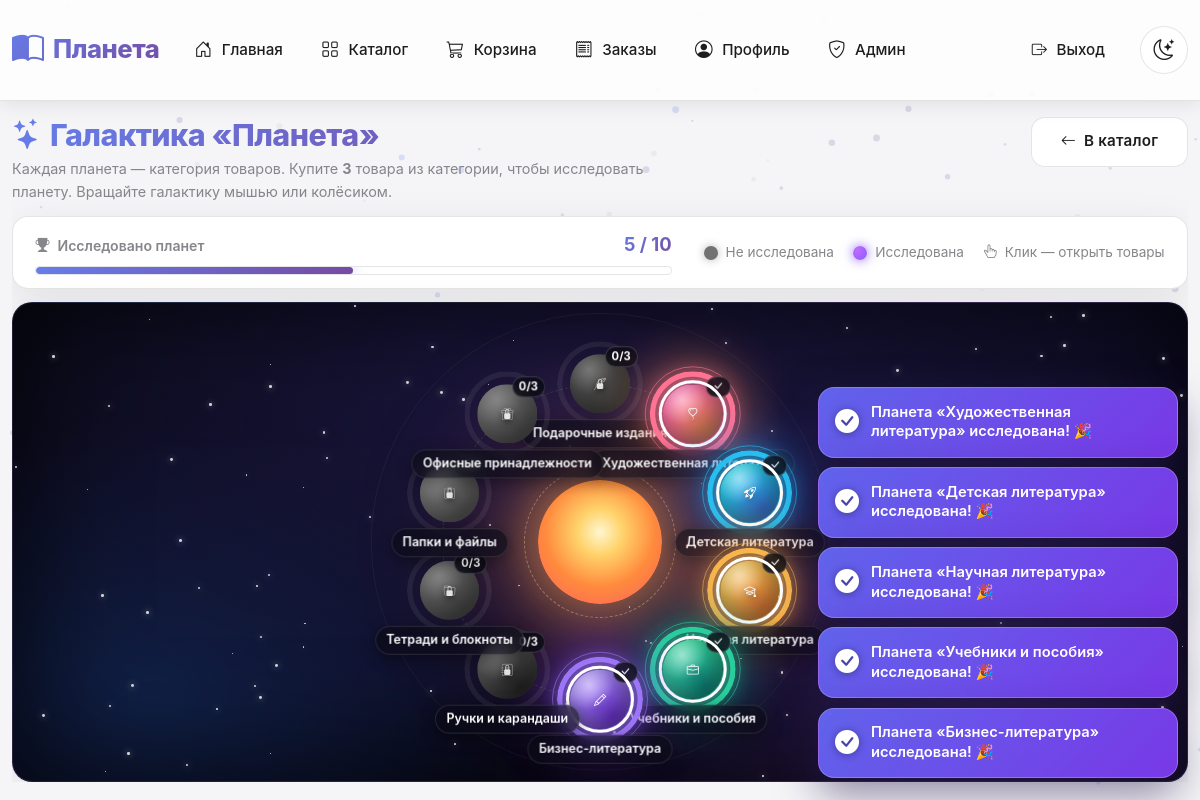
The page /map (signed in) on the database its author committed.
### models.py (models this page shows, shortened)
class Category(db.Model):
    __tablename__ = 'categories'
    id = db.Column(db.Integer, primary_key=True)
    name = db.Column(db.String(100), nullable=False)
    parent_category_id = db.Column(db.Integer, db.ForeignKey('categories.id'), nullable=True)
    parent = db.relationship('Category', remote_side=[id], backref='children')
    products = db.relationship('Product', backref='category', lazy=True)

### app.py (the view)
@app.route('/map')
@login_required
def planet_map():
    all_categories = Category.query.order_by(Category.id).all()
    parent_ids = {c.parent_category_id for c in all_categories if c.parent_category_id}
    leaf_categories = [c for c in all_categories if c.id not in parent_ids]
    rows = db.session.query(
        Product.category_id,
        func.sum(OrderItem.quantity)
    ).join(OrderItem, OrderItem.product_id == Product.id)\
     .join(Order, OrderItem.order_id == Order.id)\
     .filter(Order.user_id == current_user.id, Order.status != 'cancelled')\
     .group_by(Product.category_id).all()
    bought = {cid: int(q or 0) for cid, q in rows}
    planets = []
    explored_ids = set()
    for cat in leaf_categories:
        products = Product.query.filter_by(category_id=cat.id).order_by(Product.name).all()
        if not products:
            continue  # пустые категории планетами не показываем
        count = bought.get(cat.id, 0)
        explored = count >= PLANET_UNLOCK_THRESHOLD
        if explored:
            explored_ids.add(cat.id)
        planets.append({
            'id': cat.id,
            'name': cat.name,
            'products': products,
            'count': count,
            'progress': min(count, PLANET_UNLOCK_THRESHOLD),
            'explored': explored,
        })
    prev = set(session.get('explored_planets', []))
    newly_ids = explored_ids - prev
    session['explored_planets'] = list(explored_ids)
    newly = [p['name'] for p in planets if p['id'] in newly_ids]
    return render_template('planets.html', planets=planets,
                           threshold=PLANET_UNLOCK_THRESHOLD, newly=newly)

### app.py (called while the page is built)
@login_manager.user_loader
def load_user(user_id):
    return User.query.get(int(user_id))

### models.py (called while the page is built)
    def is_admin(self):
        return self.role == 'admin'

    @property
    def image_src(self):
        if not self.image_url:
            return None
        if self.image_url.startswith(('http://', 'https://')):
            return self.image_url
        return f'/static/uploads/products/{self.image_url}'

### templates/planets.html (shortened to what this page needs)
{% extends "base.html" %}
{% block content %}
{% set palettes = [
    ['#8b5cff','#c06bff'], ['#ff6aa9','#ff8e53'], ['#22d3ee','#3b82f6'], ['#f6c453','#ff8a3d'], ['#34e0a1','#11998e'],
    ['#a78bfa','#7c3aed'], ['#fb7185','#e11d48'], ['#38bdf8','#0ea5e9'], ['#fbbf24','#f59e0b'], ['#2dd4bf','#14b8a6']
] %}
{% set icons = ['bi-feather','bi-balloon-heart','bi-rocket-takeoff','bi-mortarboard','bi-briefcase','bi-pencil','bi-journal-text','bi-folder','bi-clipboard-check','bi-gift'] %}
{% set explored_count = planets | selectattr('explored') | list | length %}
{% set total = planets | length %}
<div class="planet-page">
    <div class="galaxy-topbar">
        <div>
            <h1 class="gradient-text"><i class="bi bi-stars me-2"></i>Галактика «Планета»</h1>
            <p class="galaxy-sub">
                Каждая планета — категория товаров. Купите <strong>{{ threshold }}</strong> товара из категории,
                чтобы исследовать планету. Вращайте галактику мышью или колёсиком.
            </p>
        </div>
        <a href="{{ url_for('catalog') }}" class="btn btn-secondary galaxy-back">
            <i class="bi bi-arrow-left me-2"></i>В каталог
        </a>
    </div>
    <div class="galaxy-stats">
        <div class="galaxy-stats__progress">
            <div class="gs-head">
                <span><i class="bi bi-trophy-fill me-2"></i>Исследовано планет</span>
                <strong>{{ explored_count }} / {{ total }}</strong>
            </div>
            <div class="gs-bar">
                <div class="gs-bar__fill" style="width: {{ ((explored_count / total * 100)|round) if total else 0 }}%;"></div>
            </div>
        </div>
        <div class="galaxy-legend">
            <span><span class="legend-dot locked"></span> Не исследована</span>
            <span><span class="legend-dot explored"></span> Исследована</span>
            <span><i class="bi bi-hand-index-thumb"></i> Клик — открыть товары</span>
        </div>
    </div>
    <div class="galaxy-viewport" id="galaxyViewport">
        <div class="stars"></div>
        <div class="orbit-ring outer"></div>
        <div class="orbit-ring planet-orbit"></div>
        <div class="galaxy-core" aria-hidden="true"></div>
        <div class="orbit-wheel" id="orbitWheel" style="--wheel: 0deg;">
            {% for p in planets %}
            {% set i = loop.index0 %}
            {% set pal = palettes[i % palettes|length] %}
            <div class="planet-slot" style="--angle: {{ (i * 360 / total)|round(3) }}deg;">
                <button type="button"
                        class="planet {{ 'is-explored' if p.explored else 'is-locked' }} {{ 'just-unlocked' if p.name in newly }}"
                        style="--c1: {{ pal[0] }}; --c2: {{ pal[1] }}; --p: {{ '%.3f'|format(p.progress / threshold) }};"
                        data-target="modal-{{ p.id }}"
                        aria-label="Планета {{ p.name }}, исследовано {{ p.progress }} из {{ threshold }}">
                    <span class="planet__inner">
                        <span class="planet__sphere">
                            {% if p.name in newly %}<span class="unlock-wave"></span>{% endif %}
                            <span class="planet__ring"></span>
                            <span class="planet__body"><i class="bi {{ icons[i % icons|length] }}"></i></span>
                            {% if not p.explored %}<span class="planet__lock"><i class="bi bi-lock-fill"></i></span>{% endif %}
                            <span class="planet__badge">
                                {% if p.explored %}<i class="bi bi-check-lg"></i>{% else %}{{ p.progress }}/{{ threshold }}{% endif %}
                            </span>
                        </span>
                    </span>
                    <span class="planet__label">{{ p.name }}</span>
                </button>
            </div>
            {% endfor %}
        </div>
    </div>
</div>
<div class="toast-stack"></div>
{% endblock %}

### templates/base.html (style rules this page uses)
:root { --primary-gradient: linear-gradient(135deg, #667eea 0%, #764ba2 100%); --secondary-gradient: linear-gradient(135deg, #f093fb 0%, #f5576c 100%); --success-gradient: linear-gradient(135deg, #4facfe 0%, #00f2fe 100%); --card-shadow: 0 10px 40px rgba(0, 0, 0, 0.08); --card-shadow-hover: 0 20px 60px rgba(0, 0, 0, 0.15); --border-radius: 20px; --transition: all 0.3s cubic-bezier(0.4, 0, 0.2, 1); }
[data-theme="light"] { --bg-primary: #f5f5f7; --bg-secondary: #ffffff; --bg-card: #ffffff; --bg-glass: rgba(255, 255, 255, 0.7); --text-primary: #1d1d1f; --text-secondary: #86868b; --border-color: rgba(0, 0, 0, 0.1); --nav-bg: rgba(255, 255, 255, 0.8); --nav-blur: blur(30px) saturate(180%); --shadow-color: rgba(0, 0, 0, 0.1); --table-bg: #ffffff; --table-hover: #f8f9fa; }
* { margin: 0; padding: 0; box-sizing: border-box; }
body { font-family: 'Inter', -apple-system, BlinkMacSystemFont, 'Segoe UI', Roboto, 'Helvetica Neue', Arial, sans-serif; background: var(--bg-primary); color: var(--text-primary); transition: background 0.3s ease, color 0.3s ease; min-height: 100vh; line-height: 1.6; -webkit-font-smoothing: antialiased; -moz-osx-font-smoothing: grayscale; position: relative; overflow-x: hidden; }
.btn { border-radius: 14px; font-weight: 600; padding: 0.8rem 1.8rem; transition: var(--transition); border: none; font-size: 0.95rem; letter-spacing: 0.2px; }
.btn-secondary { background: var(--bg-secondary); backdrop-filter: blur(10px); -webkit-backdrop-filter: blur(10px); color: var(--text-primary) !important; border: 1px solid var(--border-color); }
.gradient-text { background: var(--primary-gradient); -webkit-background-clip: text; -webkit-text-fill-color: transparent; background-clip: text; font-weight: 800; letter-spacing: -0.5px; }
h1, h2, h3, h4, h5, h6 { color: var(--text-primary) !important; font-weight: 700; }
p, span, div, a { color: var(--text-primary); }

### rows shown on the page
Category: {{ (i * 360 / total)|round(3) }} 0.0 (drawn), progress "0", id "3", name "Подарочные издания"
Category: {{ (i * 360 / total)|round(3) }} 36.0 (drawn), name "Художественная литература"
Category: {{ (i * 360 / total)|round(3) }} 72.0 (drawn), name "Детская литература"
Category: {{ (i * 360 / total)|round(3) }} 108.0 (drawn), name "Научная литература"
Category: {{ (i * 360 / total)|round(3) }} 144.0 (drawn), name "Учебники и пособия"
Category: {{ (i * 360 / total)|round(3) }} 180.0 (drawn), name "Бизнес-литература"
Category: {{ (i * 360 / total)|round(3) }} 216.0 (drawn), progress "0", threshold "3", name "Ручки и карандаши"
Category: {{ (i * 360 / total)|round(3) }} 252.0 (drawn), progress "0", threshold "3", name "Тетради и блокноты"
Category: {{ (i * 360 / total)|round(3) }} 288.0 (drawn), progress "0", threshold "3", name "Папки и файлы"
Category: {{ (i * 360 / total)|round(3) }} 324.0 (drawn), progress "0", threshold "3", name "Офисные принадлежности"

### other values the page prints
{{ threshold }} "3"
{{ explored_count }} "5"
{{ total }} "10"
